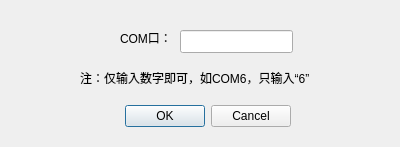
<?xml version="1.0" encoding="UTF-8"?>
<ui version="4.0">
 <class>ChooseCom</class>
 <widget class="QDialog" name="ChooseCom">
  <property name="geometry">
   <rect>
    <x>0</x>
    <y>0</y>
    <width>400</width>
    <height>147</height>
   </rect>
  </property>
  <property name="windowTitle">
   <string>Dialog</string>
  </property>
  <widget class="QDialogButtonBox" name="buttonBox">
   <property name="geometry">
    <rect>
     <x>110</x>
     <y>100</y>
     <width>181</width>
     <height>32</height>
    </rect>
   </property>
   <property name="orientation">
    <enum>Qt::Horizontal</enum>
   </property>
   <property name="standardButtons">
    <set>QDialogButtonBox::Cancel|QDialogButtonBox::Ok</set>
   </property>
  </widget>
  <widget class="QLabel" name="label">
   <property name="geometry">
    <rect>
     <x>120</x>
     <y>30</y>
     <width>68</width>
     <height>15</height>
    </rect>
   </property>
   <property name="text">
    <string>COM口：</string>
   </property>
  </widget>
  <widget class="QLineEdit" name="lineEdit">
   <property name="geometry">
    <rect>
     <x>180</x>
     <y>30</y>
     <width>113</width>
     <height>23</height>
    </rect>
   </property>
  </widget>
  <widget class="QLabel" name="label_2">
   <property name="geometry">
    <rect>
     <x>80</x>
     <y>70</y>
     <width>301</width>
     <height>16</height>
    </rect>
   </property>
   <property name="text">
    <string>注：仅输入数字即可，如COM6，只输入“6”</string>
   </property>
  </widget>
 </widget>
 <resources/>
 <connections>
  <connection>
   <sender>buttonBox</sender>
   <signal>accepted()</signal>
   <receiver>ChooseCom</receiver>
   <slot>accept()</slot>
   <hints>
    <hint type="sourcelabel">
     <x>248</x>
     <y>254</y>
    </hint>
    <hint type="destinationlabel">
     <x>157</x>
     <y>274</y>
    </hint>
   </hints>
  </connection>
  <connection>
   <sender>buttonBox</sender>
   <signal>rejected()</signal>
   <receiver>ChooseCom</receiver>
   <slot>reject()</slot>
   <hints>
    <hint type="sourcelabel">
     <x>316</x>
     <y>260</y>
    </hint>
    <hint type="destinationlabel">
     <x>286</x>
     <y>274</y>
    </hint>
   </hints>
  </connection>
 </connections>
</ui>
